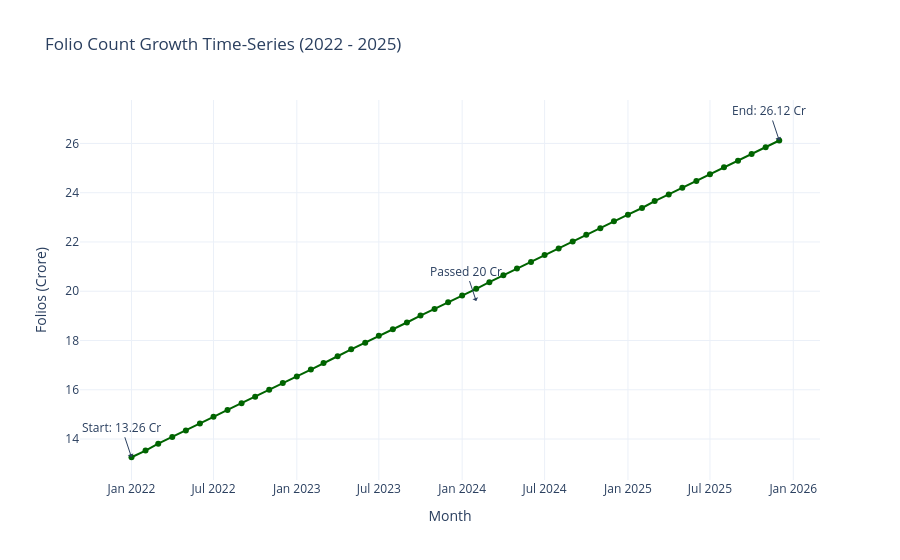

Notebook source saved alongside this figure:
### Markdown cell above
### 7. Folio Count Growth Time-Series
Folio counts grew from 13.26 Cr in Jan 2022 to 26.12 Cr in Dec 2025.

### Code cell
fig7 = px.line(df_folio, x="month", y="folios_crore", 
              title="Folio Count Growth Time-Series (2022 - 2025)",
              labels={"folios_crore": "Folios (Crore)", "month": "Month"})

# Annotate milestones
fig7.add_annotation(x="2022-01", y=13.26, text="Start: 13.26 Cr", showarrow=True, arrowhead=1)
fig7.add_annotation(x="2024-02", y=19.60, text="Passed 20 Cr", showarrow=True, arrowhead=1, ay=-30)
fig7.add_annotation(x="2025-12", y=26.12, text="End: 26.12 Cr", showarrow=True, arrowhead=1)

fig7.update_traces(line_color="darkgreen", mode="lines+markers")
fig7.update_layout(template="plotly_white")
fig7.show()

### Figure 1 — Plotly figure (JSON) as saved in the notebook; plotly's stock layout.template omitted (floating-point values rounded to 4 significant figures)
{"data": [{"hovertemplate": "Month=%{x}<br>Folios (Crore)=%{y}<extra></extra>", "legendgroup": "", "line": {"color": "darkgreen", "dash": "solid"}, "marker": {"symbol": "circle"}, "mode": "lines+markers", "name": "", "orientation": "v", "showlegend": false, "type": "scatter", "x": ["2022-01", "2022-02", "2022-03", "2022-04", "2022-05", "2022-06", "2022-07", "2022-08", "2022-09", "2022-10", "2022-11", "2022-12", "2023-01", "2023-02", "2023-03", "2023-04", "2023-05", "2023-06", "2023-07", "2023-08", "2023-09", "2023-10", "2023-11", "2023-12", "2024-01", "2024-02", "2024-03", "2024-04", "2024-05", "2024-06", "2024-07", "2024-08", "2024-09", "2024-10", "2024-11", "2024-12", "2025-01", "2025-02", "2025-03", "2025-04", "2025-05", "2025-06", "2025-07", "2025-08", "2025-09", "2025-10", "2025-11", "2025-12"], "xaxis": "x", "y": [13.26, 13.53, 13.81, 14.08, 14.35, 14.63, 14.9, 15.18, 15.45, 15.72, 16.0, 16.27, 16.54, 16.82, 17.09, 17.36, 17.64, 17.91, 18.19, 18.46, 18.73, 19.01, 19.28, 19.55, 19.83, 20.1, 20.37, 20.65, 20.92, 21.19, 21.47, 21.74, 22.02, 22.29, 22.56, 22.84, 23.11, 23.38, 23.66, 23.93, 24.2, 24.48, 24.75, 25.03, 25.3, 25.57, 25.85, 26.12], "yaxis": "y"}], "layout": {"annotations": [{"arrowhead": 1, "showarrow": true, "text": "Start: 13.26 Cr", "x": "2022-01", "y": 13.26}, {"arrowhead": 1, "ay": -30, "showarrow": true, "text": "Passed 20 Cr", "x": "2024-02", "y": 19.6}, {"arrowhead": 1, "showarrow": true, "text": "End: 26.12 Cr", "x": "2025-12", "y": 26.12}], "legend": {"tracegroupgap": 0}, "title": {"text": "Folio Count Growth Time-Series (2022 - 2025)"}, "xaxis": {"anchor": "y", "domain": [0.0, 1.0], "title": {"text": "Month"}}, "yaxis": {"anchor": "x", "domain": [0.0, 1.0], "title": {"text": "Folios (Crore)"}}}}
